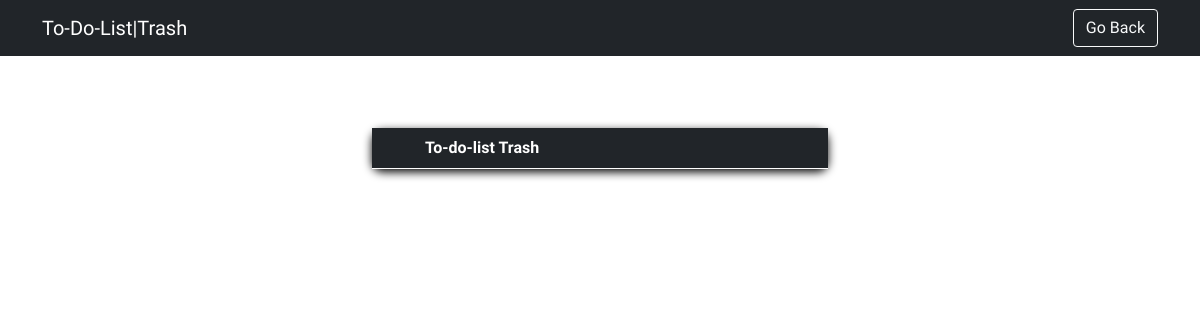
Page /trash.php on the earlier database version.
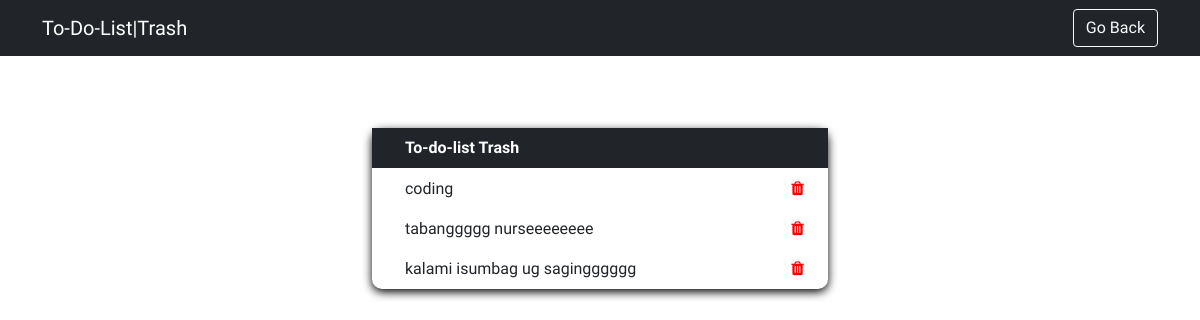
Same page on the later database version.
### tables this page shows
CREATE TABLE `trash` (
  `id` int(11) NOT NULL,
  `trash_task` varchar(255) NOT NULL
);

### trash.php (the view, shortened to what this page needs)
<!doctype html>
<html lang="en">
<head>
    <link href="https://cdn.jsdelivr.net/npm/bootstrap@5.0.0-beta3/dist/css/bootstrap.min.css" rel="stylesheet">
    <link rel="stylesheet" href="https://cdnjs.cloudflare.com/ajax/libs/font-awesome/4.7.0/css/font-awesome.min.css">
</head>
<body>
    <?php require_once 'process.php'; ?>
    <?php
    $mysqli = new mysqli('localhost', 'root', '', 'todo') or die(mysqli_error($mysqli));
    $result = $mysqli->query("SELECT * FROM trash") or die($mysqli->error);
    ?>
    <nav class="navbar navbar-dark bg-dark">
        <div class="container">
            <a class="navbar-brand" href="#">To-Do-List|Trash</a>
            <form action="index.php">
                <button type="submit" class="btn btn-outline-light">Go Back</button>
            </form>
        </div>
    </nav>
    <br>
    <br><br>
    <div class="container" style="width: 40%;">
        <table class="table" style="box-shadow:rgba(0, 0, 0, 1) 0px 3px 10px;">
            <thead class="table-dark">
                <tr>
                    <th></th>
                    <th scope="col">To-do-list Trash</th>
                    <th></th>
                </tr>
            </thead>
            <?php
            while ($row = $result->fetch_assoc()) :
            ?>
                <tr>
                    <td></td>
                    <td>
                        <?php echo $row['trash_task']; ?>
                    </td>
                    <td>
                        <a href="process.php?harddelete=<?php echo $row['id']; ?>"><i class="fa fa-trash" style="color:red"></i></a>
                    </td>
                </tr>
            <?php endwhile; ?>
        </table>
    </div>
</body>
</html>

Differences in the rows shown:
added trash: trash_task "coding"
added trash: trash_task "tabanggggg nurseeeeeeee"
added trash: trash_task "kalami isumbag ug sagingggggg"
